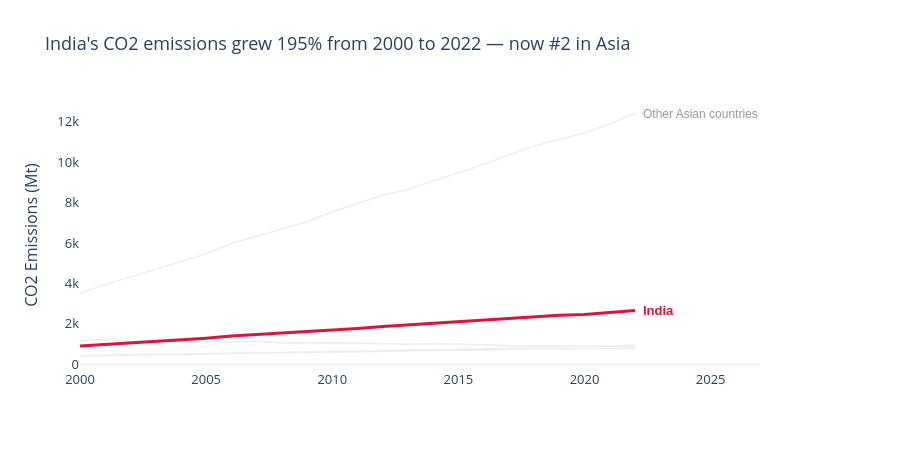

The notebook cell this image was saved under:
### Markdown cell above
---
## Task — Multi-Series Line Chart with Highlight

**What to build:** A line chart showing CO2 emissions over time for **all Asian countries** in the dataset, with one country highlighted.

**Requirements:**
- All countries shown (for context), but only **one highlighted in colour** — your choice which
- All other lines in grey (#EEEEEE), thinner
- Highlighted country **labelled directly** at the end of its line (not in a legend)
- Insight title that names the highlighted country and its story

### Code cell
# Task — Multi-series line with highlight
# YOUR CODE HERE
highlight = 'India'
asia = df.loc[df['Region'] == 'Asia'].copy()
print("Asian countries in the dataset:", sorted(asia['Country'].unique()))

others = asia.loc[asia['Country'] != highlight].sort_values('Year')   
star   = asia.loc[asia['Country'] == highlight].sort_values('Year') 
plot_df = pd.concat([others, star]) 
color_map = {c: 'crimson' if c == highlight else '#EEEEEE' for c in asia['Country'].unique()}
first_year = asia['Year'].min()  
last_year  = asia['Year'].max()

start_val = star.loc[star['Year'] == first_year, 'CO2_Mt'].values[0]
end_val   = star.loc[star['Year'] == last_year,  'CO2_Mt'].values[0]
growth_pct = (end_val - start_val) / start_val * 100
last_year_asia = asia.loc[asia['Year'] == last_year].sort_values('CO2_Mt', ascending=False)
rank = list(last_year_asia['Country']).index(highlight) + 1

title = f"{highlight}'s CO2 emissions grew {growth_pct:.0f}% from {first_year} to {last_year} — now #{rank} in Asia"

fig = px.line(
    plot_df, x='Year', y='CO2_Mt',
    color='Country',                       
    color_discrete_map=color_map,          
    labels={'CO2_Mt': 'CO2 Emissions (Mt)', 'Year': ''},   
    title=title,
    template='plotly_white',              
    height=450,
)

fig.update_traces(line=dict(width=1.5), showlegend=False)
fig.update_traces(line=dict(width=3), selector=dict(name=highlight))
star_end = star.loc[star['Year'] == last_year].iloc[0]

fig.add_annotation(
    x=star_end['Year'], y=star_end['CO2_Mt'],   
    text=highlight,
    showarrow=False,                            
    xanchor='left', xshift=6,                   
    font=dict(color='crimson', size=13, family='Arial', weight='bold'),
)

top_other = others.loc[others['Year'] == last_year].sort_values('CO2_Mt', ascending=False).iloc[0]
fig.add_annotation(
    x=top_other['Year'], y=top_other['CO2_Mt'],
    text='Other Asian countries',
    showarrow=False, xanchor='left', xshift=6,
    font=dict(color='#999999', size=12, family='Arial'),
)

fig.update_layout(
    font=dict(size=13),
    xaxis=dict(showgrid=False),                 
    yaxis=dict(showgrid=False),
    margin=dict(r=140),                         
)

fig.show()

### Figure 1 — Plotly figure (JSON) as saved in the notebook; plotly's stock layout.template omitted (floating-point values rounded to 4 significant figures)
{"data": [{"hovertemplate": "Country=China<br>=%{x}<br>CO2 Emissions (Mt)=%{y}<extra></extra>", "legendgroup": "China", "line": {"color": "#EEEEEE", "dash": "solid", "width": 1.5}, "marker": {"symbol": "circle"}, "mode": "lines", "name": "China", "orientation": "v", "showlegend": false, "type": "scatter", "x": [2000, 2001, 2002, 2003, 2004, 2005, 2006, 2007, 2008, 2009, 2010, 2011, 2012, 2013, 2014, 2015, 2016, 2017, 2018, 2019, 2020, 2021, 2022], "xaxis": "x", "y": [3514.0, 3952.0, 4312.0, 4692.0, 5079.0, 5468.0, 5974.0, 6323.0, 6673.0, 7053.0, 7543.0, 7972.0, 8365.0, 8641.0, 9078.0, 9466.0, 9887.0, 10360.0, 10790.0, 11130.0, 11450.0, 11900.0, 12410.0], "yaxis": "y"}, {"hovertemplate": "Country=Indonesia<br>=%{x}<br>CO2 Emissions (Mt)=%{y}<extra></extra>", "legendgroup": "Indonesia", "line": {"color": "#EEEEEE", "dash": "solid", "width": 1.5}, "marker": {"symbol": "circle"}, "mode": "lines", "name": "Indonesia", "orientation": "v", "showlegend": false, "type": "scatter", "x": [2000, 2001, 2002, 2003, 2004, 2005, 2006, 2007, 2008, 2009, 2010, 2011, 2012, 2013, 2014, 2015, 2016, 2017, 2018, 2019, 2020, 2021, 2022], "xaxis": "x", "y": [382.8, 400.4, 430.7, 453.8, 482.6, 501.9, 533.0, 551.8, 586.6, 602.5, 614.5, 647.3, 680.1, 717.7, 736.3, 738.2, 768.8, 813.7, 834.8, 872.3, 876.5, 898.5, 930.5], "yaxis": "y"}, {"hovertemplate": "Country=South Korea<br>=%{x}<br>CO2 Emissions (Mt)=%{y}<extra></extra>", "legendgroup": "South Korea", "line": {"color": "#EEEEEE", "dash": "solid", "width": 1.5}, "marker": {"symbol": "circle"}, "mode": "lines", "name": "South Korea", "orientation": "v", "showlegend": false, "type": "scatter", "x": [2000, 2001, 2002, 2003, 2004, 2005, 2006, 2007, 2008, 2009, 2010, 2011, 2012, 2013, 2014, 2015, 2016, 2017, 2018, 2019, 2020, 2021, 2022], "xaxis": "x", "y": [438.1, 481.5, 490.6, 490.8, 494.6, 537.2, 539.0, 566.1, 570.0, 585.4, 595.9, 620.6, 631.1, 649.6, 646.2, 686.5, 704.0, 706.0, 738.5, 750.8, 755.8, 777.3, 789.5], "yaxis": "y"}, {"hovertemplate": "Country=Japan<br>=%{x}<br>CO2 Emissions (Mt)=%{y}<extra></extra>", "legendgroup": "Japan", "line": {"color": "#EEEEEE", "dash": "solid", "width": 1.5}, "marker": {"symbol": "circle"}, "mode": "lines", "name": "Japan", "orientation": "v", "showlegend": false, "type": "scatter", "x": [2000, 2001, 2002, 2003, 2004, 2005, 2006, 2007, 2008, 2009, 2010, 2011, 2012, 2013, 2014, 2015, 2016, 2017, 2018, 2019, 2020, 2021, 2022], "xaxis": "x", "y": [1166.0, 1220.0, 1136.0, 1131.0, 1151.0, 1127.0, 1101.0, 1133.0, 1050.0, 1061.0, 1064.0, 1042.0, 1005.0, 990.9, 1010.0, 996.6, 967.4, 925.1, 916.6, 914.5, 902.8, 898.1, 865.1], "yaxis": "y"}, {"hovertemplate": "Country=India<br>=%{x}<br>CO2 Emissions (Mt)=%{y}<extra></extra>", "legendgroup": "India", "line": {"color": "crimson", "dash": "solid", "width": 3}, "marker": {"symbol": "circle"}, "mode": "lines", "name": "India", "orientation": "v", "showlegend": false, "type": "scatter", "x": [2000, 2001, 2002, 2003, 2004, 2005, 2006, 2007, 2008, 2009, 2010, 2011, 2012, 2013, 2014, 2015, 2016, 2017, 2018, 2019, 2020, 2021, 2022], "xaxis": "x", "y": [901.6, 974.6, 1056.0, 1146.0, 1205.0, 1291.0, 1396.0, 1466.0, 1542.0, 1637.0, 1687.0, 1774.0, 1865.0, 1945.0, 1994.0, 2092.0, 2177.0, 2267.0, 2345.0, 2419.0, 2466.0, 2580.0, 2661.0], "yaxis": "y"}], "layout": {"annotations": [{"font": {"color": "crimson", "family": "Arial", "size": 13, "weight": "bold"}, "showarrow": false, "text": "India", "x": 2022, "xanchor": "left", "xshift": 6, "y": 2661.0}, {"font": {"color": "#999999", "family": "Arial", "size": 12}, "showarrow": false, "text": "Other Asian countries", "x": 2022, "xanchor": "left", "xshift": 6, "y": 12410.0}], "font": {"size": 13}, "height": 450, "legend": {"title": {"text": "Country"}, "tracegroupgap": 0}, "margin": {"r": 140}, "title": {"text": "India's CO2 emissions grew 195% from 2000 to 2022 — now #2 in Asia"}, "xaxis": {"anchor": "y", "domain": [0, 1], "showgrid": false, "title": {"text": ""}}, "yaxis": {"anchor": "x", "domain": [0, 1], "showgrid": false, "title": {"text": "CO2 Emissions (Mt)"}}}}
